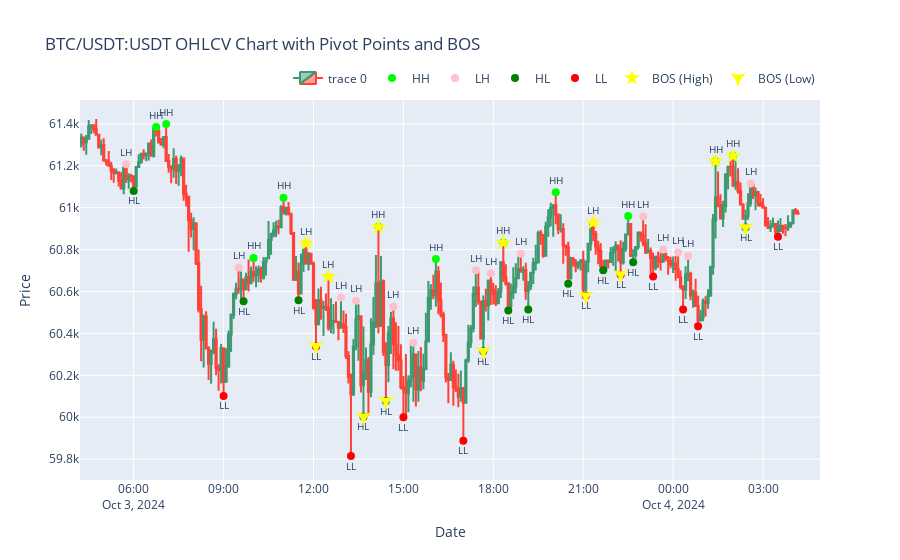

The notebook cell this image was saved under:
### Code cell
from src.transformers.ohlcv.market_structure import detect_market_structure_breaks

# Apply the function to detect market structure breaks
ohlcv = detect_market_structure_breaks(ohlcv, window=6)

# Update the plot to include BOS points
bos_highs_data = ohlcv[ohlcv['BOS'] & (ohlcv['pivot'].isin(['HH', 'LH']))]

fig.add_trace(go.Scatter(
    x=bos_highs_data.index,
    y=bos_highs_data['high'],
    mode='markers',
    name='BOS (High)',
    marker=dict(color='yellow', size=12, symbol='star'),
))

bos_lows_data = ohlcv[ohlcv['BOS'] & (ohlcv['pivot'].isin(['HL', 'LL']))]

fig.add_trace(go.Scatter(
    x=bos_lows_data.index,
    y=bos_lows_data['low'],
    mode='markers',
    name='BOS (Low)',
    marker=dict(color='yellow', size=12, symbol='star-triangle-down'),
))

# Update layout
fig.update_layout(
    title=f'{symbol} OHLCV Chart with Pivot Points and BOS',
)

# Show the updated plot
fig.show()

### Figure 1 — Plotly figure (JSON) as saved in the notebook; plotly's stock layout.template omitted (floating-point values rounded to 4 significant figures; data arrays with more than 128 entries replaced by an {"elided": "..."} marker saying what was removed)
{"data": [{"close": {"elided": "288 float values"}, "high": {"elided": "288 float values"}, "low": {"elided": "288 float values"}, "open": {"elided": "288 float values"}, "type": "candlestick", "x": {"elided": "288 str values"}}, {"marker": {"color": "lime", "size": 8}, "mode": "markers+text", "name": "HH", "text": ["HH", "HH", "HH", "HH", "HH", "HH", "HH", "HH", "HH", "HH", "HH"], "textfont": {"size": 10}, "textposition": "top center", "type": "scatter", "x": ["2024-10-03T06:45:00", "2024-10-03T07:05:00", "2024-10-03T10:00:00", "2024-10-03T11:00:00", "2024-10-03T14:10:00", "2024-10-03T16:05:00", "2024-10-03T18:20:00", "2024-10-03T20:05:00", "2024-10-03T22:30:00", "2024-10-04T01:25:00", "2024-10-04T02:00:00"], "y": [61385, 61400.0, 60760, 61050.0, 60910.0, 60750.0, 60834, 61070.0, 60960, 61220.0, 61250.0]}, {"marker": {"color": "pink", "size": 8}, "mode": "markers+text", "name": "LH", "text": ["LH", "LH", "LH", "LH", "LH", "LH", "LH", "LH", "LH", "LH", "LH", "LH", "LH", "LH", "LH", "LH", "LH"], "textfont": {"size": 10}, "textposition": "top center", "type": "scatter", "x": ["2024-10-03T05:45:00", "2024-10-03T09:30:00", "2024-10-03T11:45:00", "2024-10-03T12:30:00", "2024-10-03T12:55:00", "2024-10-03T13:25:00", "2024-10-03T14:40:00", "2024-10-03T15:20:00", "2024-10-03T17:25:00", "2024-10-03T17:55:00", "2024-10-03T18:55:00", "2024-10-03T21:20:00", "2024-10-03T23:00:00", "2024-10-03T23:40:00", "2024-10-04T00:10:00", "2024-10-04T00:30:00", "2024-10-04T02:35:00"], "y": [61210.0, 60714, 60830, 60670.0, 60572, 60560.0, 60530.0, 60355, 60702, 60687, 60780, 60930.0, 60960.0, 60800, 60790.0, 60770.0, 61115]}, {"marker": {"color": "green", "size": 8}, "mode": "markers+text", "name": "HL", "text": ["HL", "HL", "HL", "HL", "HL", "HL", "HL", "HL", "HL", "HL", "HL", "HL"], "textfont": {"size": 10}, "textposition": "bottom center", "type": "scatter", "x": ["2024-10-03T06:00:00", "2024-10-03T09:40:00", "2024-10-03T11:30:00", "2024-10-03T13:40:00", "2024-10-03T14:25:00", "2024-10-03T17:40:00", "2024-10-03T18:30:00", "2024-10-03T19:10:00", "2024-10-03T20:30:00", "2024-10-03T21:40:00", "2024-10-03T22:40:00", "2024-10-04T02:25:00"], "y": [61080, 60550.0, 60558, 60002, 60077, 60310.0, 60510.0, 60510.0, 60637, 60700.0, 60740.0, 60905]}, {"marker": {"color": "red", "size": 8}, "mode": "markers+text", "name": "LL", "text": ["LL", "LL", "LL", "LL", "LL", "LL", "LL", "LL", "LL", "LL", "LL"], "textfont": {"size": 10}, "textposition": "bottom center", "type": "scatter", "x": ["2024-10-03T09:00:00", "2024-10-03T12:05:00", "2024-10-03T13:15:00", "2024-10-03T15:00:00", "2024-10-03T17:00:00", "2024-10-03T21:05:00", "2024-10-03T22:15:00", "2024-10-03T23:20:00", "2024-10-04T00:20:00", "2024-10-04T00:50:00", "2024-10-04T03:30:00"], "y": [60100.0, 60340.0, 59815, 60000, 59888, 60580, 60680.0, 60672, 60510.0, 60430.0, 60860.0]}, {"marker": {"color": "yellow", "size": 12, "symbol": "star"}, "mode": "markers", "name": "BOS (High)", "type": "scatter", "x": ["2024-10-03T11:45:00", "2024-10-03T12:30:00", "2024-10-03T14:10:00", "2024-10-03T18:20:00", "2024-10-03T21:20:00", "2024-10-04T01:25:00", "2024-10-04T02:00:00"], "y": [60830, 60670.0, 60910.0, 60834, 60930.0, 61220.0, 61250.0]}, {"marker": {"color": "yellow", "size": 12, "symbol": "star-triangle-down"}, "mode": "markers", "name": "BOS (Low)", "type": "scatter", "x": ["2024-10-03T12:05:00", "2024-10-03T13:40:00", "2024-10-03T14:25:00", "2024-10-03T17:40:00", "2024-10-03T21:05:00", "2024-10-03T22:15:00", "2024-10-04T02:25:00"], "y": [60340.0, 60002, 60077, 60310.0, 60580, 60680.0, 60905]}], "layout": {"legend": {"orientation": "h", "x": 1, "xanchor": "right", "y": 1.02, "yanchor": "bottom"}, "title": {"text": "BTC/USDT:USDT OHLCV Chart with Pivot Points and BOS"}, "xaxis": {"rangeslider": {"visible": false}, "title": {"text": "Date"}}, "yaxis": {"title": {"text": "Price"}}}}
